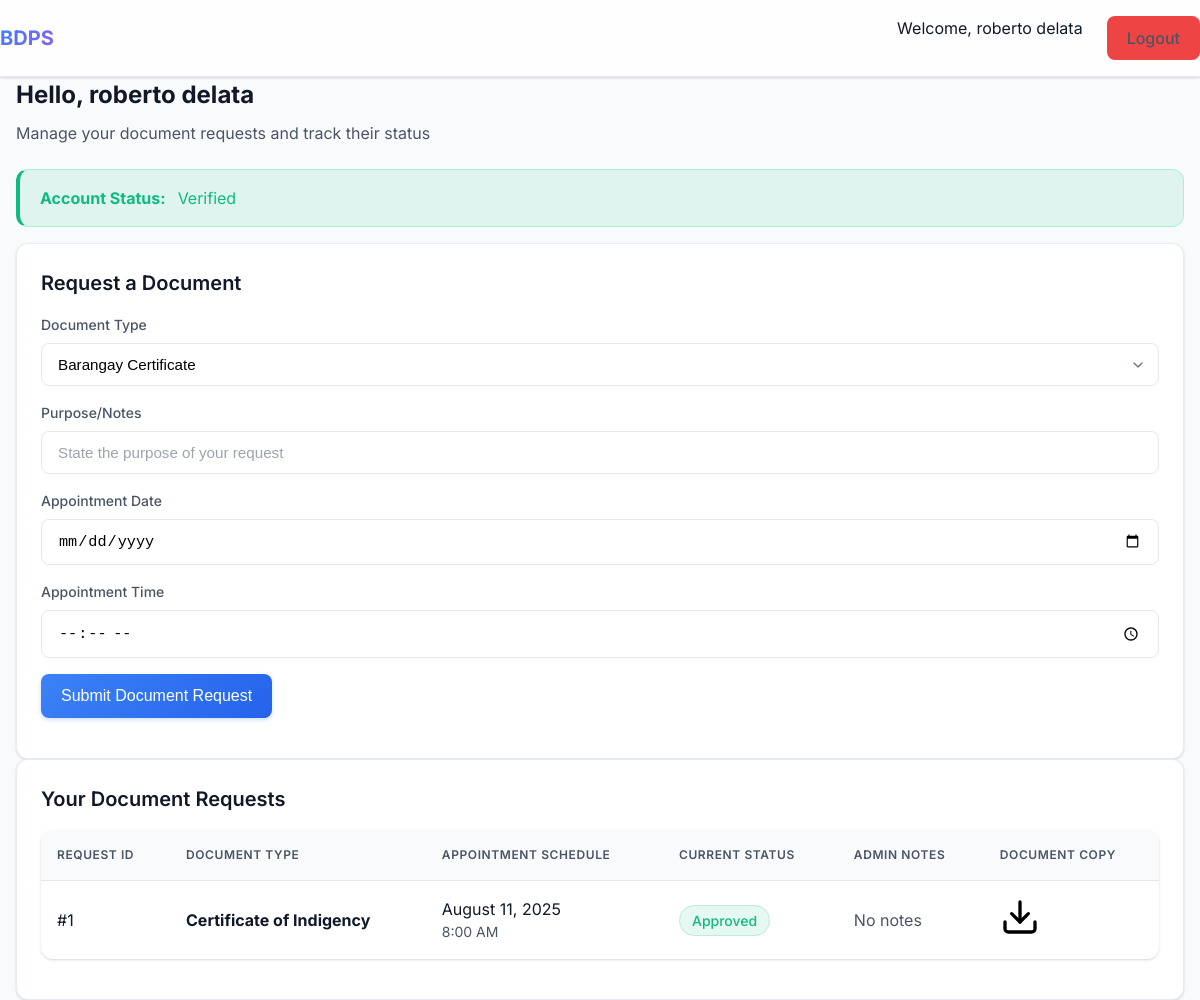
Before: /dashboard.php (signed in) with the older database file.
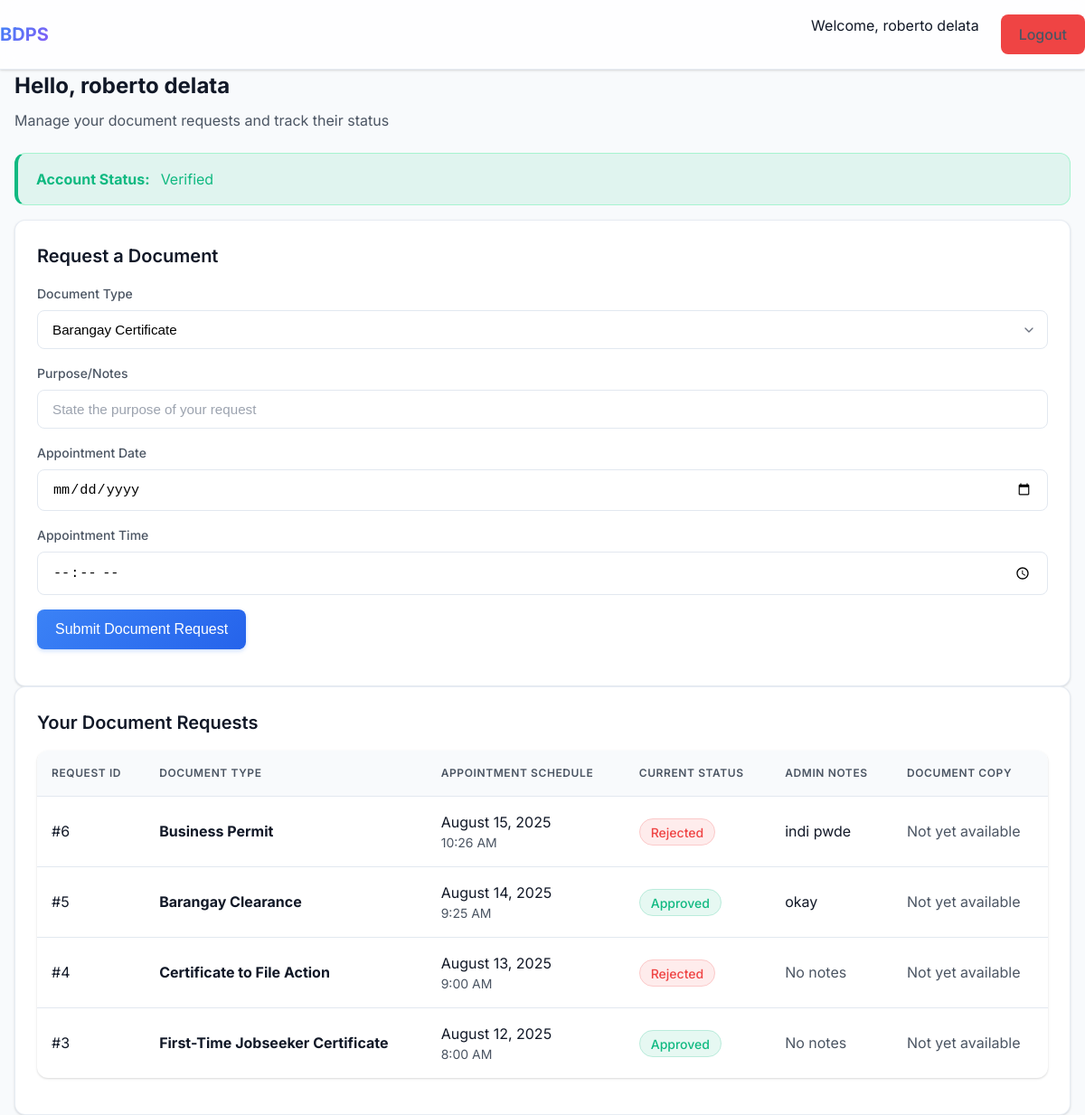
After: the same page with the newer database file.
### tables this page shows
CREATE TABLE `users` (
  `id` int(11) NOT NULL,
  `full_name` varchar(200) NOT NULL,
  `email` varchar(150) NOT NULL,
  `password` varchar(255) NOT NULL,
  `address` varchar(255) NOT NULL,
  `id_filename` varchar(255) DEFAULT NULL,
  `is_verified` tinyint(1) DEFAULT 0,
  `role` enum('user','admin') DEFAULT 'user',
  `created_at` timestamp NOT NULL DEFAULT current_timestamp(),
  `failed_login_attempts` int(11) DEFAULT 0,
  `locked_until` datetime DEFAULT NULL,
  `session_id` varchar(255) DEFAULT NULL,
  `last_login` datetime DEFAULT NULL
);

CREATE TABLE `requests` (
  `id` int(11) NOT NULL,
  `user_id` int(11) NOT NULL,
  `document_type_id` int(11) NOT NULL,
  `purpose` varchar(255) DEFAULT NULL,
  `appointment_date` date DEFAULT NULL,
  `appointment_time` time DEFAULT NULL,
  `status` enum('pending','approved','cancelled','completed','rejected') DEFAULT 'pending',
  `admin_notes` text DEFAULT NULL,
  `softcopy_filename` varchar(255) DEFAULT NULL,
  `created_at` timestamp NOT NULL DEFAULT current_timestamp()
);

CREATE TABLE `document_types` (
  `id` int(11) NOT NULL,
  `code` varchar(50) DEFAULT NULL,
  `title` varchar(255) DEFAULT NULL,
  `description` text DEFAULT NULL
);

### dashboard.php (the view, shortened to what this page needs)
<?php
$conn = db_connect();
$uid = $_SESSION['user_id'];
$stmt = $conn->prepare('SELECT * FROM users WHERE id=?'); $stmt->bind_param('i',$uid); $stmt->execute();
$user = $stmt->get_result()->fetch_assoc();
$reqs = $conn->query('SELECT r.*, dt.title FROM requests r JOIN document_types dt ON r.document_type_id=dt.id WHERE r.user_id=' . intval($uid) . ' ORDER BY r.created_at DESC');
?>
<!DOCTYPE html>
<html lang="en">
<head>
    <link rel="stylesheet" href="css/styles.css">
    <link rel="stylesheet" href="css/pages/dashboard.css">
    <link rel="stylesheet" href="css/modern-styles.css">
</head>
<body>
    <nav class="navbar">
        <div class="navbar-content">
            <a href="dashboard.php" class="navbar-brand">BDPS</a>
            <div class="navbar-links">
                <span>Welcome, <?=htmlspecialchars($user['full_name'])?></span>
                <a href="logout.php" class="btn btn-danger">Logout</a>
            </div>
        </div>
    </nav>
    <div class="container">
        <div class="dashboard-header">
            <h1 class="dashboard-welcome">Hello, <?=htmlspecialchars($user['full_name'])?></h1>
            <p class="text-secondary">Manage your document requests and track their status</p>
        </div>
        <?php if(!$user['is_verified']): ?>
            <div class="alert alert-warning">
                <strong>Account Status:</strong> Pending Verification - You must be verified by admin before requests are approved. You can still submit requests.
            </div>
        <?php else: ?>
            <div class="alert alert-success">
                <strong>Account Status:</strong> Verified
            </div>
        <?php endif; ?>
        <div class="card">
            <div class="card-header">
                <h3 class="card-title">Request a Document</h3>
            </div>
            <form method="post" action="request_document.php" class="request-form">
                <div class="grid">
                    <div class="form-group">
                        <label class="form-label">Document Type</label>
                        <select name="document_type_id" class="form-control">
                            <?php $dts = $conn->query('SELECT * FROM document_types'); while($dt = $dts->fetch_assoc()): ?>
                            <option value="<?=$dt['id']?>"><?=htmlspecialchars($dt['title'])?></option>
                            <?php endwhile; ?>
                        </select>
                    </div>
                    <div class="form-group">
                        <label class="form-label">Purpose/Notes</label>
                        <input name="purpose" class="form-control" required
                               placeholder="State the purpose of your request">
                    </div>
                    <div class="form-group">
                        <label class="form-label">Appointment Date</label>
                        <input name="appointment_date" type="date" class="form-control"
                               required min="<?= date('Y-m-d') ?>">
                    </div>
                    <div class="form-group">
                        <label class="form-label">Appointment Time</label>
                        <input name="appointment_time" type="time" class="form-control"
                               required min="08:00" max="17:00">
                    </div>
                </div>
                <div class="form-group">
                    <button type="submit" class="btn btn-primary btn-submit">
                        Submit Document Request
                    </button>
                </div>
            </form>
        </div>
        <div class="card requests-table">
            <div class="card-header">
                <h3 class="card-title">Your Document Requests</h3>
            </div>
            <div class="table-container">
                <table class="table">
                    <thead>
                        <tr>
                            <th>Request ID</th>
                            <th>Document Type</th>
                            <th>Appointment Schedule</th>
                            <th>Current Status</th>
                            <th>Admin Notes</th>
                            <th>Document Copy</th>
                        </tr>
                    </thead>
                    <tbody>
<?php while($r = $reqs->fetch_assoc()): ?>
                        <tr>
                            <td>#<?=$r['id']?></td>
                            <td>
                                <strong><?=htmlspecialchars($r['title'])?></strong>
                            </td>
                            <td>
                                <div style="color: var(--text-primary);">
                                    <?=date('F j, Y', strtotime($r['appointment_date']))?>
                                </div>
                                <div style="color: var(--text-secondary); font-size: 0.875rem;">
                                    <?=date('g:i A', strtotime($r['appointment_time']))?>
                                </div>
                            </td>
                            <td>
                                <span class="badge <?php
                                    echo match($r['status']) {
                                        'pending' => 'badge-warning',
                                        'approved' => 'badge-success',
                                        'rejected' => 'badge-danger',
                                        default => ''
                                    }
                                ?>">
                                    <?=ucfirst($r['status'])?>
                                </span>
                            </td>
                            <td>
                                <?php if(!empty($r['admin_notes'])): ?>
                                    <div class="admin-notes">
                                        <div class="notes-content"><?=nl2br(htmlspecialchars($r['admin_notes']))?></div>
                                    </div>
                                <?php else: ?>
                                    <span class="text-secondary">No notes</span>
                                <?php endif; ?>
                            </td>
                            <td>
                                <?php if($r['softcopy_filename']): ?>
                                    <a href="download.php?id=<?=$r['id']?>"
                                       class="btn-download">
                                    </a>
                                <?php else: ?>
                                    <span class="text-secondary">Not yet available</span>
                                <?php endif; ?>
                            </td>
                        </tr>
                    <?php endwhile; ?>
                    </tbody>
                </table>
            </div>
        </div>
    </div>
</body>
</html>

### css/pages/dashboard.css (style rules this page uses)
.dashboard-header { margin-bottom: var(--spacing-6); }
.dashboard-header h1 { font-size: var(--font-size-2xl); color: var(--text-primary); margin-bottom: var(--spacing-2); }
.dashboard-header p { color: var(--text-secondary); }

### css/modern-styles.css (style rules this page uses)
:root { --primary-color: #3b82f6; --primary-dark: #2563eb; --primary-light: #60a5fa; --success-color: #10b981; --warning-color: #f59e0b; --danger-color: #ef4444; --text-primary: #111827; --text-secondary: #4b5563; --text-light: #9ca3af; --surface-color: #ffffff; --background-color: #f8fafc; --border-color: #e2e8f0; --card-bg: #ffffff; --input-bg: #ffffff; --accent-1: #8b5cf6; --accent-2: #ec4899; --font-family: 'Inter', system-ui, -apple-system, 'Segoe UI', Roboto, sans-serif; --shadow-sm: 0 1px 3px rgba(0, 0, 0, 0.1), 0 1px 2px rgba(0, 0, 0, 0.06); --shadow-md: 0 4px 6px -1px rgba(0, 0, 0, 0.1), 0 2px 4px -1px rgba(0, 0, 0, 0.06); --shadow-lg: 0 10px 15px -3px rgba(0, 0, 0, 0.1), 0 4px 6px -2px rgba(0, 0, 0, 0.05); --radius-sm: 0.375rem; --radius-md: 0.5rem; --radius-lg: 0.75rem; --radius-xl: 1rem; }
.btn { padding: 0.625rem 1.25rem; font-weight: 500; border-radius: var(--radius-md); transition: all 0.2s cubic-bezier(0.4, 0, 0.2, 1); position: relative; overflow: hidden; }
.btn-primary { background: linear-gradient(135deg, var(--primary-color) 0%, var(--primary-dark) 100%); box-shadow: 0 2px 4px rgba(59, 130, 246, 0.25); }
.card { background: var(--card-bg); border-radius: var(--radius-lg); box-shadow: var(--shadow-sm); border: 1px solid rgba(226, 232, 240, 0.8); transition: all 0.3s ease; backdrop-filter: blur(10px); }
.form-control { padding: 0.75rem 1rem; border: 1.5px solid var(--border-color); border-radius: var(--radius-md); transition: all 0.2s ease; font-size: 0.95rem; }
.table { border-radius: var(--radius-lg); overflow: hidden; }
.table th { background: var(--background-color); font-weight: 600; text-transform: uppercase; font-size: 0.75rem; letter-spacing: 0.05em; }
.badge { padding: 0.35rem 0.75rem; border-radius: var(--radius-full); font-weight: 500; font-size: 0.875rem; }
.badge-success { background: rgba(16, 185, 129, 0.1); color: var(--success-color); border: 1px solid rgba(16, 185, 129, 0.2); }
.badge-danger { background: rgba(239, 68, 68, 0.1); color: var(--danger-color); border: 1px solid rgba(239, 68, 68, 0.2); }
.alert { border-radius: var(--radius-lg); padding: 1rem 1.25rem; border-left: 4px solid transparent; display: flex; align-items: center; gap: 0.75rem; }
.alert-success { background: rgba(16, 185, 129, 0.1); border-left-color: var(--success-color); }
.navbar { backdrop-filter: blur(10px); background: rgba(255, 255, 255, 0.8); border-bottom: 1px solid rgba(226, 232, 240, 0.8); }
.navbar-brand { font-weight: 700; background: linear-gradient(135deg, var(--primary-color), var(--accent-1)); background-clip: text; -webkit-background-clip: text; -webkit-text-fill-color: transparent; color: var(--primary-color); }

Changed rows visible on the page:
removed requests: id "1", document_type.title "Certificate of Indigency", appointment_date "August 11, 2025", appointment_time "8:00 AM", status "Approved", shows "No notes"
added requests: id "6", document_type.title "Business Permit", appointment_date "August 15, 2025", appointment_time "10:26 AM", status "Rejected", admin_notes "indi pwde", softcopy_filename "Not yet available"
added requests: id "5", document_type.title "Barangay Clearance", appointment_date "August 14, 2025", appointment_time "9:25 AM", status "Approved", admin_notes "okay", shows "Not yet available"
added requests: id "4", document_type.title "Certificate to File Action", appointment_date "August 13, 2025", appointment_time "9:00 AM", status "Rejected", shows "No notes", shows "Not yet available"
added requests: id "3", document_type.title "First-Time Jobseeker Certificate", appointment_date "August 12, 2025", appointment_time "8:00 AM", status "Approved", shows "No notes", shows "Not yet available"
